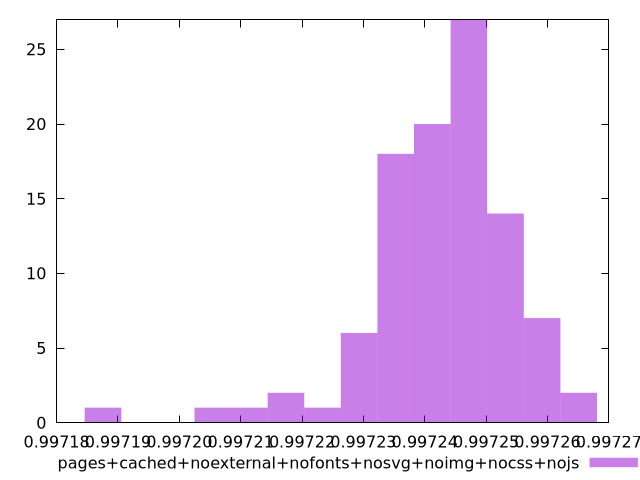

Write the gnuplot code that produced this figure.
$_pagesCachedNoexternalNofontsNosvgNoimgNocssNojs <<EOF
0.997253150864116 14
0.997205447670518 1
0.9972471879649163 27
0.997229299267317 6
0.9972412250657166 20
0.9972233363681172 1
0.9972352621665167 18
0.9972591137633158 7
0.9972650766625155 2
0.9972173734689175 2
0.9971875589729188 1
0.9972114105697177 1
EOF
set key outside below
set terminal pngcairo
set output "report_00005_2020-11-02T22-26-11.212Z/performance_score/pages+cached+noexternal+nofonts+nosvg+noimg+nocss+nojs//hist.png"
set yrange [0:27]
set boxwidth 0.000005962899199751954
set style fill transparent solid 0.5 noborder
plot $_pagesCachedNoexternalNofontsNosvgNoimgNocssNojs title "pages+cached+noexternal+nofonts+nosvg+noimg+nocss+nojs" with boxes ,
